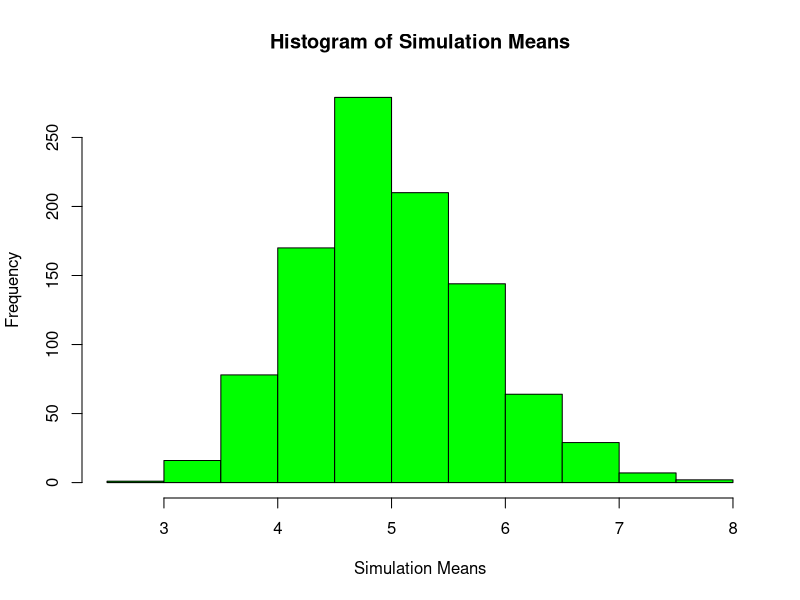
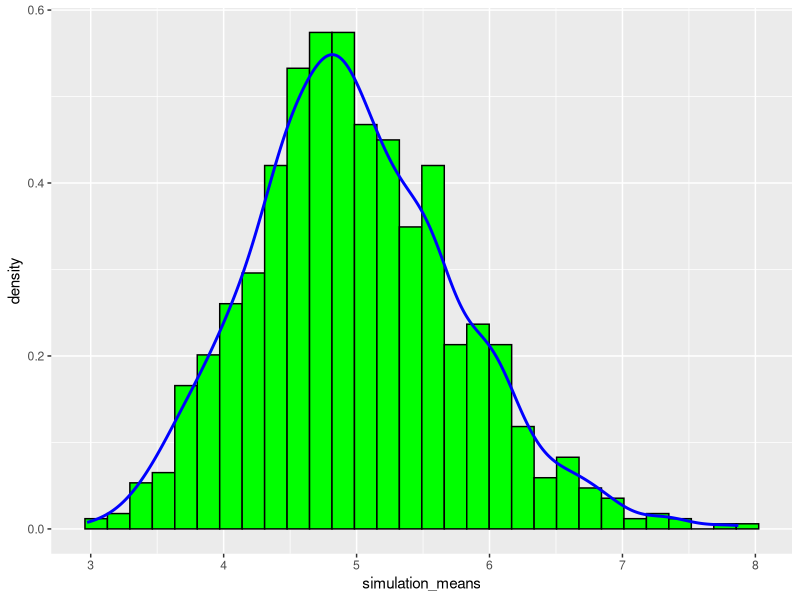
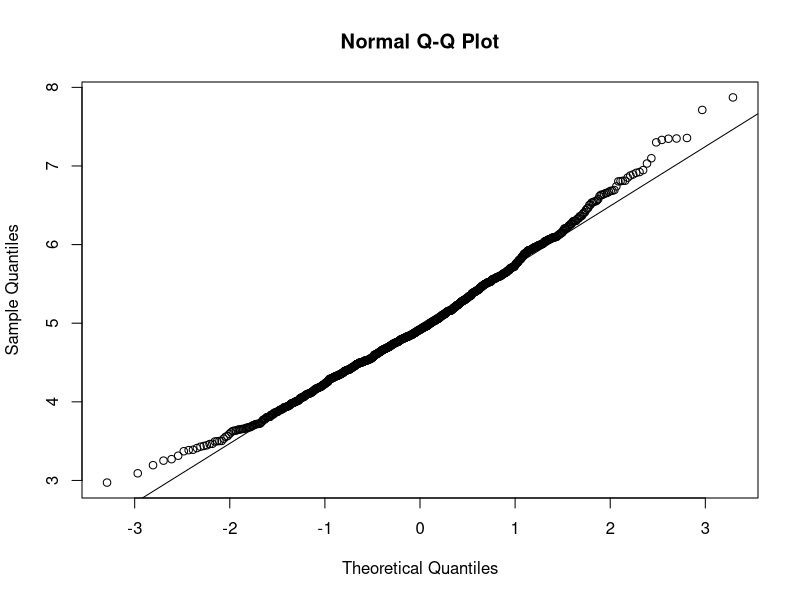

The R source for these figures, in order:
## ---- chunk 1
library(ggplot2)
set.seed(1969)

lambda = 0.2 ## rate parameter.
number_of_Distributions = 40 
number_of_Simulations = 1000

# Create a matrix with number_of_Simulations rows and number_of_Distributions columns.
simulation_matrix <- matrix(
                            rexp(number_of_Simulations * number_of_Distributions, rate=lambda), 
                            number_of_Simulations, 
                            number_of_Distributions)
simulation_means <- rowMeans(simulation_matrix)
## ---- chunk 2
actual_mean  <- mean(simulation_means)
theoretical_mean <- 1/lambda

actual_mean
theoretical_mean
## ---- chunk 3
actual_variance <- var(simulation_means)
theoretical_variance <- (1/lambda)^2/number_of_Distributions

actual_variance
theoretical_variance 
## ---- chunk 4
df_simulation_means <- data.frame(simulation_means);
the_plot <- ggplot(df_simulation_means, aes(x =simulation_means))
the_plot <- the_plot + geom_histogram(aes(y=..density..), colour="black", fill = "green")
## ---- chunk 5
standard_normal_deviate <- 1.96
actual_conf_interval <- round (mean(simulation_means) +      
                        c(-1,1)*standard_normal_deviate*sd(simulation_means)/sqrt(number_of_Distributions),3)
theoretical_conf_interval <- theoretical_mean + 
                        c(-1,1)*standard_normal_deviate*sqrt(theoretical_variance)/sqrt(number_of_Distributions)

actual_conf_interval
theoretical_conf_interval
## ---- chunk 6
hist(simulation_means, col = "green", main = "Histogram of Simulation Means", xlab = "Simulation Means")
## ---- chunk 7
the_plot + geom_density(colour="blue", size=1)
## ---- chunk 8
qqnorm(simulation_means)
qqline(simulation_means)
